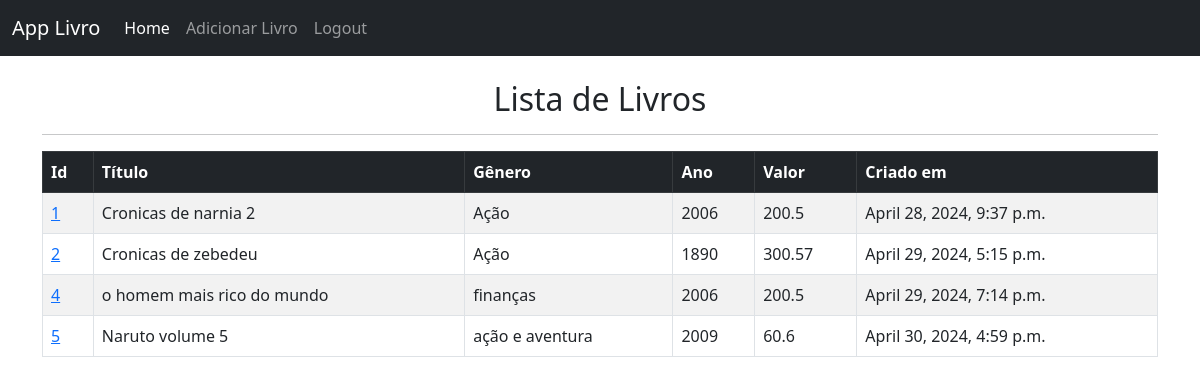
The app's page / (signed in) with its own data.
### livraria/models.py (models this page shows, shortened)
class Book(models.Model):
    created_at = models.DateTimeField(auto_now_add=True)
    title = models.CharField(max_length=50)
    description = models.CharField(max_length=200)
    year = models.IntegerField()
    genre = models.CharField(max_length=30)
    value = models.FloatField()

### livraria/views.py (the view)
# urls.py: path('', home, name="home"),
def home(request):
    books = Book.objects.all()
    if request.method == "POST":
        username = request.POST["usuario"]
        password = request.POST["senha"]
        user = authenticate(
            request,
            username = username,
            password = password
        )
        if user is not None:
            login(request, user)
            messages.success(request, "Login foi realizado com sucesso")
            return redirect("home")
        else:
            messages.error(request, "Error na autenticação. Tente novamente")
            return redirect("home")
    else:
        return render(request, "home.html", {'books': books})

### livraria/templates/home.html (shortened to what this page needs)
{% extends 'base.html' %}
{% block content %}
{% if user.is_authenticated %}
<h2 class="text-center">Lista de Livros</h2>
<hr>
<table class="table table-striped table-bordered table-hover">
    <thead class="table-dark">
        <tr>
            <th>Id</th>
            <th>Título</th>
            <th>Gênero</th>
            <th>Ano</th>
            <th>Valor</th>
            <th>Criado em</th>
        </tr>
    </thead>
    <tbody>
        {% if books %}
        {% for book in books %}
            <tr>
                <td><a href="{% url 'book' book.id %}">{{book.id}}</a></td>
                <td>{{book.title}}</td>
                <td>{{book.genre}}</td>
                <td>{{book.year}}</td>
                <td>{{book.value}}</td>
                <td>{{book.created_at}}</td>
            </tr>
        {% endfor %}
        {% endif %}
    </tbody>
</table>
{% endif %}
{% endblock %}

### livraria/templates/base.html (shortened to what this page needs)
<!doctype html>
<html lang="pt-br">
  <head>
    <link href="https://cdn.jsdelivr.net/npm/bootstrap@5.0.2/dist/css/bootstrap.min.css" rel="stylesheet">
  </head>
  <body>
    {% include 'navbar.html' %}
    <div class="container">
      <br>
        {% block content %}
        {% endblock %}
    </div>
  </body>
</html>

### livraria/templates/navbar.html (shortened to what this page needs)
<nav class="navbar navbar-expand-lg navbar-dark bg-dark">
    <div class="container-fluid">
      <a class="navbar-brand" href="{% url 'home'%}">App Livro</a>
      <div class="collapse navbar-collapse" id="navbarSupportedContent">
        <ul class="navbar-nav me-auto mb-2 mb-lg-0">
          <li class="nav-item">
            <a class="nav-link active" aria-current="page" href="{% url 'home' %}">Home</a>
          </li>
          {% if user.is_authenticated %}
          <li class="nav-item">
            <a class="nav-link" href="{% url 'add_book' %}">Adicionar Livro</a>
          </li>
          <li class="nav-item">
            <a class="nav-link" href="{% url 'logout' %}">Logout</a>
          </li>
          {% endif %}
        </ul>
      </div>
    </div>
  </nav>

### records on screen
Book: id "1", title "Cronicas de narnia 2", genre "Ação", year "2006", value "200.5", created_at "April 28, 2024, 9:37 p.m."
Book: id "2", title "Cronicas de zebedeu", genre "Ação", year "1890", value "300.57", created_at "April 29, 2024, 5:15 p.m."
Book: id "4", title "o homem mais rico do mundo", genre "finanças", year "2006", value "200.5", created_at "April 29, 2024, 7:14 p.m."
Book: id "5", title "Naruto volume 5", genre "ação e aventura", year "2009", value "60.6", created_at "April 30, 2024, 4:59 p.m."
